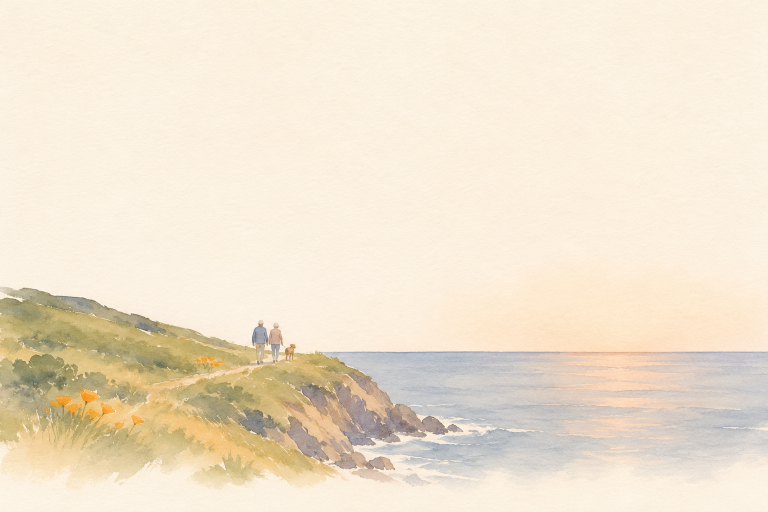
#> input picture reference/ink-pages/home-purpose/originals/coast-walk-1.png, 1536 x 1024 px, given in place of today-1440.png, which was not available (shown at 1/2 size)
$ python make_purpose_mockup.py originals/coast-walk-1.png
#> lines starting #> are read from the running program, lines starting #| are printed output that depends on the picture
"""Part 4's page for Mo (October 30 - November 2, 2026): three California closing paintings for "Our
purpose is simple. Help you live fully.", each shot on the live homepage by shoot_purpose.py.

    python -X utf8 reference/ink-pages/home-purpose/make_purpose_mockup.py [2 | 3 | 4]

Round 2 (November 2): Mo tried A and B live and found the walk on the ridge doesn't give the vibe
of California; three more Californian walks. Round 3 (November 2): the coast walk, live, looked
"a little bit simple" next to the old pine painting; three richer Big Sur paintings.
Round 4 (November 2): Mo tried 1 and 3 live and found them "more picture like"; each painted
two looser ways, with a close-up of the brushwork beside today's.

Out: reference/ink-pages/mockups/home-purpose/ (home-purpose.html and its pictures).
"""

import sys
from pathlib import Path

from PIL import Image

HERE = Path(__file__).resolve().parent
SHOTS = HERE / "plates" / "shots"
CUT = HERE / "plates" / "cut"
OUT = HERE.parent / "mockups" / "home-purpose"

LOOKS = [
    {
        "key": "big-sur",
        "letter": "A",
        "name": "Big Sur at evening",
        "score": "8.5 / 10",
        "pick": False,
        "what": "The coast's green headland, the Pacific, the gold sun setting on the sea. Brown pelicans fly in as you scroll, where the cranes fly today.",
        "note": "The most beautiful place of the three. But it's only a place: nothing in it says \"live fully\".",
    },
    {
        "key": "ridge",
        "letter": "B",
        "name": "An evening walk on the ridge",
        "score": "9 / 10",
        "pick": True,
        "what": "An older couple and their dog walk a golden ridge toward the sea and the setting sun. The pelicans fly in above them.",
        "note": "It shows the words: people living fully. The one worry: golden hills are also About's first screen (there in spring poppies, here an evening walk).",
    },
    {
        "key": "beach",
        "letter": "C",
        "name": "A surfer at low tide",
        "score": "8 / 10",
        "pick": False,
        "what": "A surfer walks out across the wet sand toward the waves, the sun low on the sea, the pelicans above.",
        "note": "As California as it gets. But a surfer reads young and sporty for older readers, and the figure is the most detailed thing in it.",
    },
]


ROUND2 = [
    {
        "key": "coast-walk",
        "letter": "1",
        "name": "The walk on the Big Sur coast",
        "score": "9 / 10",
        "pick": True,
        "what": "The same couple and dog walk a cliff-top trail above the Pacific, poppies by the path, the sun setting on the sea.",
        "note": "A's coast with B's people: you know it's California, and it shows living fully. On a phone the people are small, at the left edge.",
    },
    {
        "key": "oak-walk",
        "letter": "2",
        "name": "The walk among oaks and poppies",
        "score": "8.5 / 10",
        "pick": False,
        "what": "The same ridge, now with a big California valley oak, orange poppies and purple lupine along the trail, the sea behind.",
        "note": "The most California of the three, and the best on a phone. But About already has both: its first screen is poppies on golden hills, and its purpose is a big valley oak. The homepage would echo it.",
    },
    {
        "key": "palm-walk",
        "letter": "3",
        "name": "The walk under palm trees",
        "score": "8 / 10",
        "pick": False,
        "what": "A bluff-top path by the ocean, a row of tall palms, the couple and dog walking toward the sunset.",
        "note": "Postcard California. But it reads beach town and Los Angeles more than calm health, and the tall trunks cut across the sky near the words.",
    },
]

INTRO2 = """<header class="intro">
    <h1>A more California walk</h1>
    <p>You found the walk on the ridge didn't feel like California: bare golden hills could be anywhere. Three ways to fix it, each laid on the real homepage. The words, the gold sun and the pelicans stay.</p>
  </header>"""


ROUND3 = [
    {
        "key": "rich-long",
        "letter": "1",
        "name": "The long view down the coast",
        "score": "9 / 10",
        "pick": True,
        "what": "The couple and their dog on the cliff-top trail, headland after headland fading into the evening haze, Bixby Bridge small in the middle, the sun's path glittering on the sea.",
        "note": "The depth and light of the old painting, and the bridge says Big Sur at once. On a phone the painting is shown smaller, so both the walkers and the sun fit.",
    },
    {
        "key": "rich-same",
        "letter": "2",
        "name": "Today's view, painted richer",
        "score": "8.5 / 10",
        "pick": False,
        "what": "The scene that is live now, repainted: more coast behind it, gold light on the cliffs, long swells and glitter on the sea.",
        "note": "Much richer than today's, but nothing in it you would remember on its own.",
    },
    {
        "key": "rich-falls",
        "letter": "3",
        "name": "McWay Falls",
        "score": "9 / 10",
        "pick": False,
        "what": "From the trail you look down on Big Sur's waterfall dropping onto a little beach, a turquoise cove and rocks, the coast fading behind.",
        "note": "The most \"wow\", and a real Big Sur landmark. But the cove's rocks make the foot busier, and the waterfall is small at laptop size.",
    },
]

INTRO3 = """<header class="intro">
    <h1>Big Sur, painted richer</h1>
    <p>You found the live ending a little simple next to the old pine painting. These three are painted at the old one's level: deep layers fading into the haze, gold evening light, fine brushwork up close. Each is laid on the real homepage; the words, the gold sun and the pelicans stay.</p>
  </header>"""


# Round 4: per scene, today's close-up, then its two painted takes (A loose watercolour, B ink and
# wash). Filled in from the shots once the paintings are in.
ROUND4 = [
    {
        "scene": "1",
        "title": "1, the long view",
        "now": "rich-long",
        "takes": [
            {
                "key": "wash-long",
                "letter": "1A",
                "name": "Loose watercolour",
                "score": "8.5 / 10",
                "pick": False,
                "what": "Big wet washes, white paper left for the surf and the light. The most painted of the four.",
                "note": "Bolder colour than the rest of the site, and the near cliff's purple shadows are heavy.",
            },
            {
                "key": "ink-long",
                "letter": "1B",
                "name": "Ink and wash",
                "score": "9 / 10",
                "pick": True,
                "what": "Drawn with an ink brush, light colour laid over it: the old pine painting's way of painting, now Big Sur.",
                "note": "Calm, so the gold sun leads. Up close, the grass is still a little busy.",
            },
        ],
        "box": (450, 560, 1750, 1120),
    },
    {
        "scene": "3",
        "title": "3, McWay Falls",
        "now": "rich-falls",
        "takes": [
            {
                "key": "wash-falls",
                "letter": "3A",
                "name": "Loose watercolour",
                "score": "8.5 / 10",
                "pick": False,
                "what": "Soft wet washes; the waterfall is one stroke of white paper.",
                "note": "Gentle and calm. The near hill's texture is a little blotchy up close.",
            },
            {
                "key": "ink-falls",
                "letter": "3B",
                "name": "Ink and wash",
                "score": "8.5 / 10",
                "pick": False,
                "what": "The same cove drawn in ink, with dark brushed rocks and light colour.",
                "note": "Strong, but the dark rocks make the bottom of the picture busy.",
            },
        ],
        "box": (500, 560, 1800, 1120),
    },
]

INTRO4 = """<header class="intro">
    <h1>Big Sur, as paintings</h1>
    <p>You found 1 and 3 more like photos than paintings. Here are the same two places, painted two looser ways. Each is laid on the real homepage; the words, the gold sun and the pelicans stay.</p>
    <ul>
      <li><b>A, loose watercolour:</b> big wet washes, bare paper left as the light.</li>
      <li><b>B, ink and wash:</b> drawn with an ink brush like the old pine painting, light colour over it.</li>
      <li>Each has a close-up beside today's, so you can see the brushwork.</li>
    </ul>
  </header>"""


def close_up(key, name, box):
    """A full-size piece of the painting itself (plates/cut), to judge its brushwork."""
    im = Image.open(CUT / f"{key}.png").convert("RGB").crop(box)
    im.save(OUT / name, "JPEG", quality=86, optimize=True)


def take4(look, box):
    k = look["key"]
    jpg(SHOTS / f"{k}-1440.png", f"{k}-laptop.jpg", 1500)
    jpg(SHOTS / f"{k}-390.png", f"{k}-phone.jpg", 620)
    close_up(k, f"{k}-close.jpg", box)
    tag = '<span class="tag">My pick</span>' if look["pick"] else ""
    return f"""<section class="choice" aria-labelledby="{k}-name">
    <div class="head">
      <span class="letter">{look['letter']}</span>
      <h2 id="{k}-name">{look['name']}</h2>
      <span class="score">{look['score']}</span>
      {tag}
    </div>
    <p class="what">{look['what']}</p>
    <p class="note">{look['note']}</p>
    <div class="shots">
      <figure><img src="{k}-laptop.jpg" alt="{look['name']} on the homepage, laptop"><figcaption>Laptop</figcaption></figure>
      <figure><img src="{k}-phone.jpg" alt="{look['name']} on the homepage, phone"><figcaption>Phone</figcaption></figure>
    </div>
    <figure><img src="{k}-close.jpg" alt="{look['name']}, close-up of the brushwork"><figcaption>Close-up, full size</figcaption></figure>
  </section>"""


def scene4(group):
    box = group["box"]
    close_up(group["now"], f"{group['now']}-close.jpg", box)
    head = f"""<section class="scene" aria-labelledby="scene-{group['scene']}">
    <h2 id="scene-{group['scene']}" class="scene-title">{group['title']}</h2>
    <figure class="now"><img src="{group['now']}-close.jpg" alt="Today's {group['title']}, close-up"><figcaption>Today, close-up: sharp like a photo</figcaption></figure>
  </section>"""
    return "\n  ".join([head] + [take4(look, look.get("box", box)) for look in group["takes"]])


def jpg(src, name, width):
#> called with name = 'today.jpg', width = 1120
    im = Image.open(src).convert("RGB")
#> im is the input picture: PIL image 1536x1024 RGB; mean R, G, B 239.8, 226.8, 206.5
    if im.width > width:
        im = im.resize((width, round(im.height * width / im.width)), Image.LANCZOS)
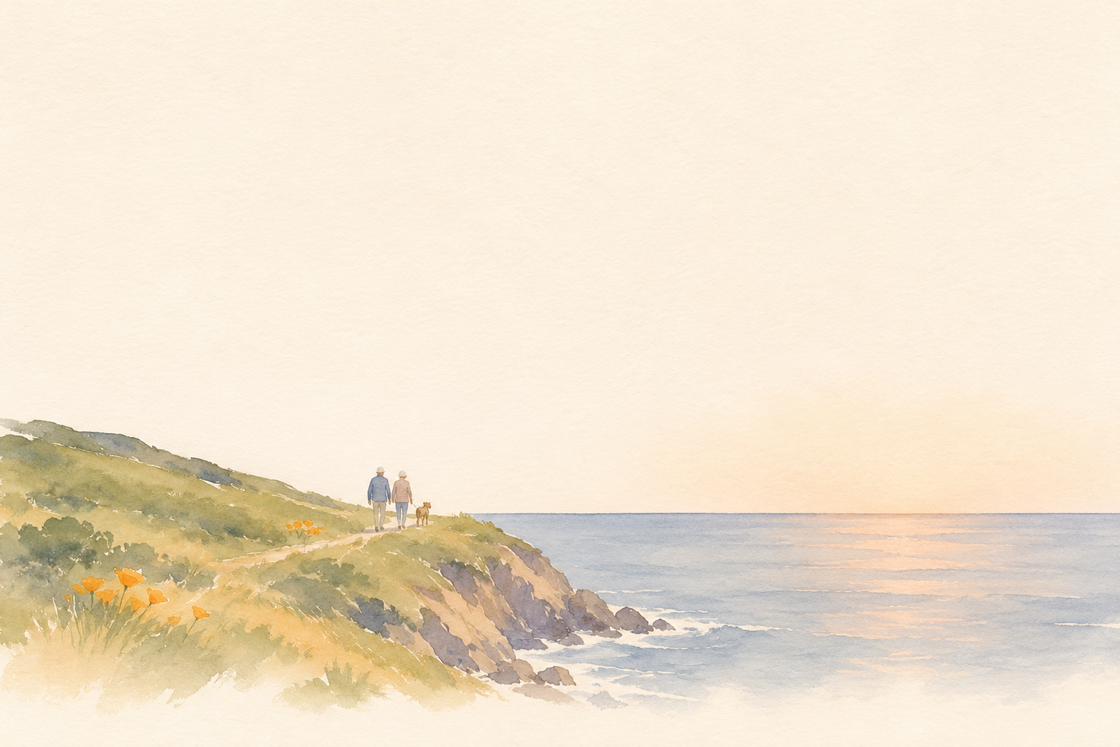
#> im: PIL image 1120x747 RGB; mean R, G, B 239.8, 226.8, 206.5
    im.save(OUT / name, "JPEG", quality=84, optimize=True)


def choice(look):
    k = look["key"]
    jpg(SHOTS / f"{k}-1440.png", f"{k}-laptop.jpg", 1500)
#> call 2 of jpg, with name = 'big-sur-laptop.jpg', width = 1500
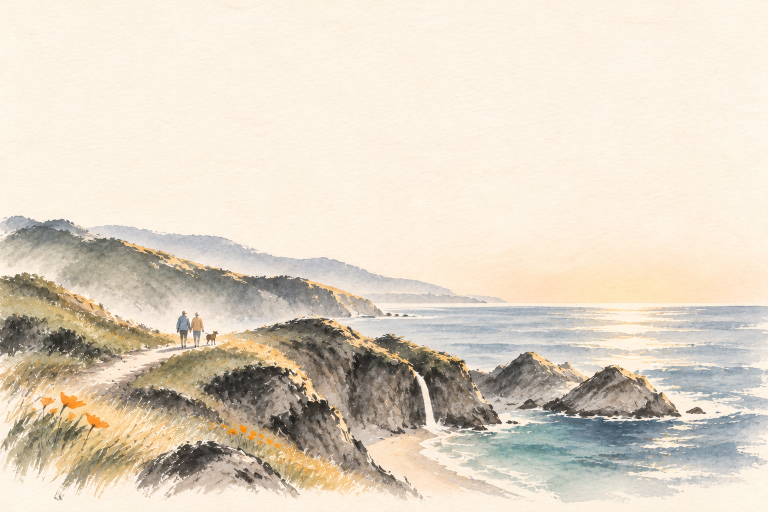
#> input picture reference/ink-pages/home-purpose/originals/ink-falls-1.png, 1536 x 1024 px, given in place of big-sur-1440.png, which was not available (shown at 1/2 size)
#> in jpg, im is the input picture: PIL image 1536x1024 RGB; mean R, G, B 223.5, 212.4, 196.6
    jpg(SHOTS / f"{k}-390.png", f"{k}-phone.jpg", 620)
#> call 3 of jpg, with name = 'big-sur-phone.jpg', width = 620
#> in jpg (call 3), `im = im.resize((width, round(im.height * width / im.width)), Image.LAN..`:
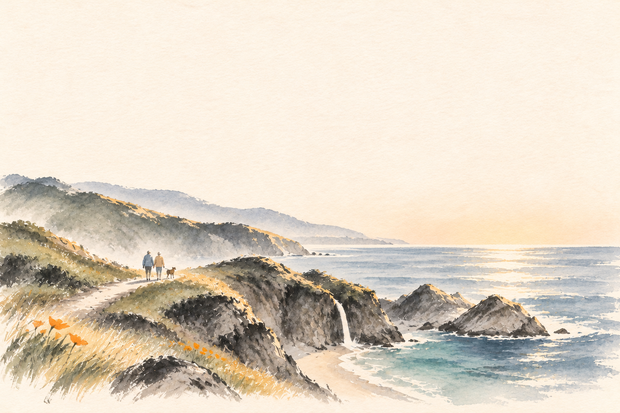
#> im: PIL image 620x413 RGB; mean R, G, B 223.5, 212.4, 196.6
    tag = '<span class="tag">My pick</span>' if look["pick"] else ""
    return f"""<section class="choice" aria-labelledby="{k}-name">
    <div class="head">
      <span class="letter">{look['letter']}</span>
      <h2 id="{k}-name">{look['name']}</h2>
      <span class="score">{look['score']}</span>
      {tag}
    </div>
    <p class="what">{look['what']}</p>
    <p class="note">{look['note']}</p>
    <div class="shots">
      <figure><img src="{k}-laptop.jpg" alt="{look['name']} on the homepage, laptop"><figcaption>Laptop</figcaption></figure>
      <figure><img src="{k}-phone.jpg" alt="{look['name']} on the homepage, phone"><figcaption>Phone</figcaption></figure>
    </div>
  </section>"""


PAGE = """<title>Our Purpose Painting</title>
<meta name="claude:viewport-fit-sides" content="cover">
<link rel="preconnect" href="https://fonts.googleapis.com">
<link rel="preconnect" href="https://fonts.gstatic.com" crossorigin>
<link rel="stylesheet" href="https://fonts.googleapis.com/css2?family=Ysabeau:wght@500;650&display=swap">
<style>
  /* Layout: one column; each idea is its words, then the laptop and phone screens of the real
     homepage. */
  :root {
    --paper: #f6f1e7;
    --ink: #1d1b18;
    --ink-soft: #5d574e;
    --rule: #ddd4c4;
    --gold: #a77c25;
    --pick: #2f4a3a;
    --title: "Ysabeau", "Palatino Linotype", Palatino, Georgia, serif;
    --body: system-ui, -apple-system, "Segoe UI", Roboto, sans-serif;
  }
  @media (prefers-color-scheme: dark) {
    :root:not([data-theme="light"]) {
      --paper: #1b1a17; --ink: #f1ece2; --ink-soft: #b9b0a2;
      --rule: #3a3630; --gold: #d6aa52; --pick: #9cc3a8; color-scheme: dark;
    }
  }
  :root[data-theme="dark"] {
    --paper: #1b1a17; --ink: #f1ece2; --ink-soft: #b9b0a2;
    --rule: #3a3630; --gold: #d6aa52; --pick: #9cc3a8; color-scheme: dark;
  }
  body {
    background: var(--paper);
    color: var(--ink);
    font: 17px/1.55 var(--body);
    padding-left: max(16px, env(safe-area-inset-left, 0px));
    padding-right: max(16px, env(safe-area-inset-right, 0px));
  }
  main { max-width: 1100px; margin: 0 auto; padding-block: 40px 72px; display: grid; gap: 52px; }
  h1, h2 { font-family: var(--title); font-weight: 650; text-wrap: balance; margin: 0; letter-spacing: -0.01em; }
  h1 { font-size: clamp(34px, 6vw, 52px); line-height: 1.05; }
  h2 { font-size: clamp(26px, 4vw, 34px); line-height: 1.1; }
  p { margin: 0; max-width: 62ch; }
  ul { margin: 0; padding-left: 1.2em; max-width: 62ch; color: var(--ink-soft); display: grid; gap: 4px; }
  .intro { display: grid; gap: 12px; }
  .intro p { color: var(--ink-soft); font-size: 18px; }
  .today { width: min(100%, 560px); }
  .scene { display: grid; gap: 12px; padding-top: 34px; border-top: 3px solid var(--ink); }
  .scene-title { font-size: clamp(30px, 5vw, 42px); }
  .choice { display: grid; gap: 14px; padding-top: 26px; border-top: 1px solid var(--rule); }
  .head { display: flex; flex-wrap: wrap; align-items: baseline; gap: 10px 16px; }
  .letter { font-family: var(--title); font-size: clamp(44px, 7vw, 60px); line-height: 0.8; color: var(--gold); font-weight: 650; }
  .score { font: 600 15px/1 var(--body); font-variant-numeric: tabular-nums; padding: 7px 11px; border: 1px solid var(--rule); border-radius: 999px; color: var(--ink-soft); }
  .tag { font: 600 13px/1 var(--body); letter-spacing: 0.06em; text-transform: uppercase; color: var(--paper); background: var(--pick); padding: 7px 10px; border-radius: 999px; }
  .what { font-size: 18px; }
  .note { color: var(--ink-soft); }
  .shots { display: grid; grid-template-columns: 3fr 1fr; gap: 12px; align-items: start; }
  figure { margin: 0; display: grid; gap: 6px; min-width: 0; }
  figure img { display: block; width: 100%; height: auto; border: 1px solid var(--rule); border-radius: 6px; }
  figcaption { font-size: 13px; color: var(--ink-soft); letter-spacing: 0.02em; }
  @media (max-width: 640px) {
    .shots { grid-template-columns: 1fr; }
    .shots figure:last-child { width: 62%; }
  }
</style>
<main>
  <header class="intro">
    <h1>Our purpose, without the pine and the cranes</h1>
    <p>Three California endings for the homepage. Each is laid on the real page; the words stay.</p>
    <ul>
      <li>All three are evening: the page opens in the morning sequoias and ends at sunset, one full day.</li>
      <li>The gold sun is the same gold leaf as the opening's.</li>
      <li>The painting is a little taller than today's, so the land stays clear of the words.</li>
    </ul>
    <figure class="today"><img src="today.jpg" alt="Today's closing painting on the homepage"><figcaption>Today: the pine, the misty peaks and the cranes</figcaption></figure>
  </header>
  __CHOICES__
</main>
"""


def main():
    OUT.mkdir(parents=True, exist_ok=True)
    if sys.argv[1:] == ["4"]:
        page = PAGE.split("<main>")[0] + "<main>\n  " + INTRO4 + "\n  __CHOICES__\n</main>\n"
        html = page.replace("__CHOICES__", "\n  ".join(scene4(group) for group in ROUND4))
        (OUT / "home-purpose.html").write_text(html, encoding="utf-8", newline="\n")
        return
    if sys.argv[1:] == ["3"]:
        page = PAGE.split("<main>")[0] + "<main>\n  " + INTRO3 + "\n  __CHOICES__\n</main>\n"
        html = page.replace("__CHOICES__", "\n  ".join(choice(look) for look in ROUND3))
        (OUT / "home-purpose.html").write_text(html, encoding="utf-8", newline="\n")
        return
    if sys.argv[1:] == ["2"]:
        page = PAGE.split("<main>")[0] + "<main>\n  " + INTRO2 + "\n  __CHOICES__\n</main>\n"
        html = page.replace("__CHOICES__", "\n  ".join(choice(look) for look in ROUND2))
        (OUT / "home-purpose.html").write_text(html, encoding="utf-8", newline="\n")
        return
    jpg(SHOTS / "today-1440.png", "today.jpg", 1120)
    html = PAGE.replace("__CHOICES__", "\n  ".join(choice(look) for look in LOOKS))
    (OUT / "home-purpose.html").write_text(html, encoding="utf-8", newline="\n")


if __name__ == "__main__":
#> (the run stopped early here; a loop or call above may not have finished)
